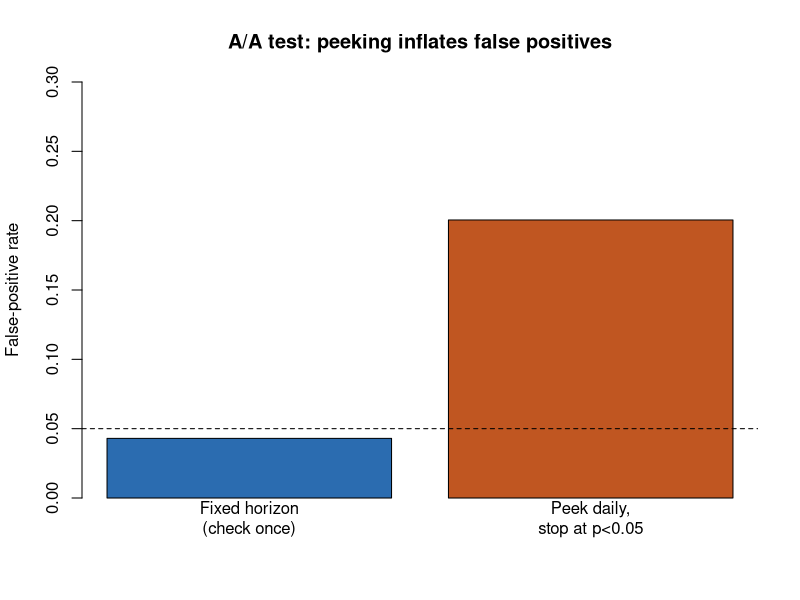

The R source for this figure:
# A/B testing workflow: sample size, SRM check, conversion test, guardrail,
# CUPED variance reduction, and why "peeking" inflates false positives.
#
# The experiment data are simulated with a fixed seed so that the true effect
# is known; the point is to show the method end to end and check it works.
# Run from this folder:  Rscript ab_test_analysis.R

set.seed(2086)
dir.create("output", showWarnings = FALSE)
sink("output/R_output.txt", split = TRUE)
cat("A/B testing workflow - reproducible output\n\n")

# 1. Sample size --------------------------------------------------------------
# Baseline conversion 10%; we want to detect +1 percentage point (10% -> 11%)
# with alpha = 0.05 (two-sided) and power = 0.80.
plan <- power.prop.test(p1 = 0.10, p2 = 0.11, sig.level = 0.05, power = 0.80)
n_per_group <- ceiling(plan$n)
cat("1. Sample size per group for 10% -> 11%:", n_per_group, "\n\n")

# 2. Simulated experiment -----------------------------------------------------
# Users are randomised 50/50. Treatment truly lifts conversion to 11%.
# Minutes spent per user are correlated with each user's pre-experiment minutes;
# treatment truly adds 0.5 minute on average.
N <- 2 * n_per_group
group <- ifelse(runif(N) < 0.5, "control", "treatment")
pre_minutes <- rgamma(N, shape = 4, scale = 5)                  # pre-period minutes
p_convert <- ifelse(group == "treatment", 0.11, 0.10)
converted <- rbinom(N, 1, p_convert)
minutes <- 0.8 * pre_minutes + rgamma(N, shape = 2, scale = 4) + ifelse(group == "treatment", 0.5, 0)
users <- data.frame(group, converted, minutes, pre_minutes)

# 3. Sample ratio mismatch (SRM) check ---------------------------------------
counts <- table(users$group)
srm <- chisq.test(counts, p = c(0.5, 0.5))
cat("3. Users per group:\n"); print(counts)
cat(sprintf("   SRM chi-square p-value = %.4f (%s)\n\n", srm$p.value,
            ifelse(srm$p.value < 0.001, "MISMATCH - stop and investigate", "no mismatch")))

# 4. Primary metric: conversion ---------------------------------------------
x <- tapply(users$converted, users$group, sum)
n <- tapply(users$converted, users$group, length)
test <- prop.test(x[c("treatment", "control")], n[c("treatment", "control")], correct = FALSE)
lift <- unname(x["treatment"] / n["treatment"] - x["control"] / n["control"])
cat("4. Conversion\n")
cat(sprintf("   control = %.4f, treatment = %.4f\n", x["control"] / n["control"], x["treatment"] / n["treatment"]))
cat(sprintf("   absolute lift = %.4f, 95%% CI [%.4f, %.4f], relative lift = %.1f%%\n",
            lift, test$conf.int[1], test$conf.int[2], 100 * lift / (x["control"] / n["control"])))
cat(sprintf("   two-proportion z-test p-value = %.4f\n\n", test$p.value))

# 5. Minutes per user, with and without CUPED -------------------------------
# CUPED: Y_adj = Y - theta * (X - mean(X)), theta = cov(Y, X) / var(X).
theta <- cov(users$minutes, users$pre_minutes) / var(users$pre_minutes)
users$minutes_cuped <- users$minutes - theta * (users$pre_minutes - mean(users$pre_minutes))
t_raw <- t.test(minutes ~ factor(group, levels = c("treatment", "control")), data = users)
t_cuped <- t.test(minutes_cuped ~ factor(group, levels = c("treatment", "control")), data = users)
width <- function(t) diff(t$conf.int)
cat("5. Minutes per user (treatment - control; true effect = 0.5)\n")
cat(sprintf("   raw:   diff = %.3f, 95%% CI [%.3f, %.3f], p = %.4f\n",
            -diff(t_raw$estimate), t_raw$conf.int[1], t_raw$conf.int[2], t_raw$p.value))
cat(sprintf("   CUPED: diff = %.3f, 95%% CI [%.3f, %.3f], p = %.4f\n",
            -diff(t_cuped$estimate), t_cuped$conf.int[1], t_cuped$conf.int[2], t_cuped$p.value))
cat(sprintf("   CUPED theta = %.3f; CI width reduced by %.1f%%\n\n",
            theta, 100 * (1 - width(t_cuped) / width(t_raw))))

# 6. Peeking: repeated looks at an A/A test ----------------------------------
# No true effect. Analysts check the p-value every day for 14 days and stop at
# the first p < 0.05. How often do they wrongly declare a winner?
n_sims <- 2000; days <- 14; users_per_day <- 1000
peek_hit <- logical(n_sims); fixed_hit <- logical(n_sims)
for (s in seq_len(n_sims)) {
  a <- cumsum(rbinom(days, users_per_day, 0.10))
  b <- cumsum(rbinom(days, users_per_day, 0.10))
  m <- users_per_day * seq_len(days)
  p_pool <- (a + b) / (2 * m)
  z <- (b / m - a / m) / sqrt(p_pool * (1 - p_pool) * 2 / m)
  p <- 2 * pnorm(-abs(z))
  peek_hit[s] <- any(p < 0.05)
  fixed_hit[s] <- p[days] < 0.05
}
cat("6. A/A test false-positive rate over", n_sims, "simulations\n")
cat(sprintf("   check once at day %d:      %.1f%%\n", days, 100 * mean(fixed_hit)))
cat(sprintf("   check every day, stop early: %.1f%%\n\n", 100 * mean(peek_hit)))

png("output/peeking_false_positives.png", width = 1400, height = 800, res = 180)
barplot(c(`Fixed horizon\n(check once)` = mean(fixed_hit), `Peek daily,\nstop at p<0.05` = mean(peek_hit)),
        col = c("#2b6cb0", "#c05621"), ylim = c(0, max(0.3, mean(peek_hit) * 1.2)),
        ylab = "False-positive rate", main = "A/A test: peeking inflates false positives")
abline(h = 0.05, lty = 2)
invisible(dev.off())

sink()
